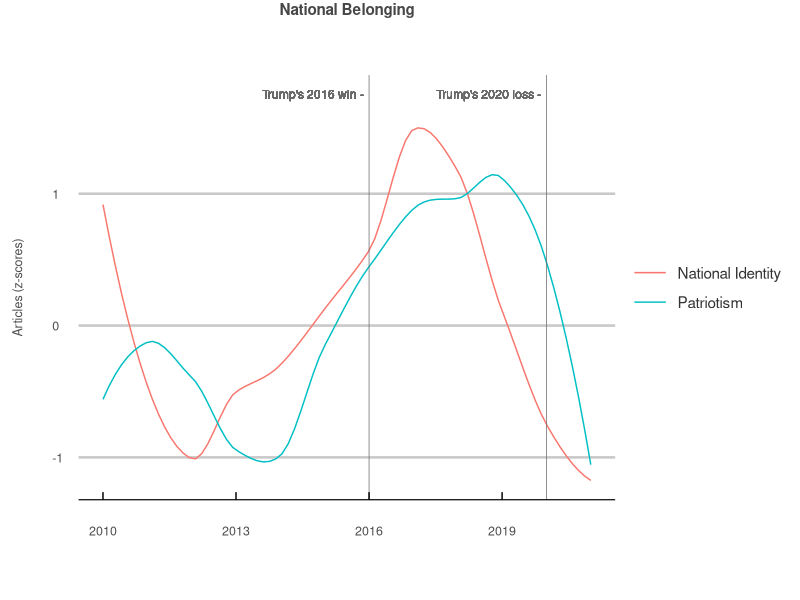
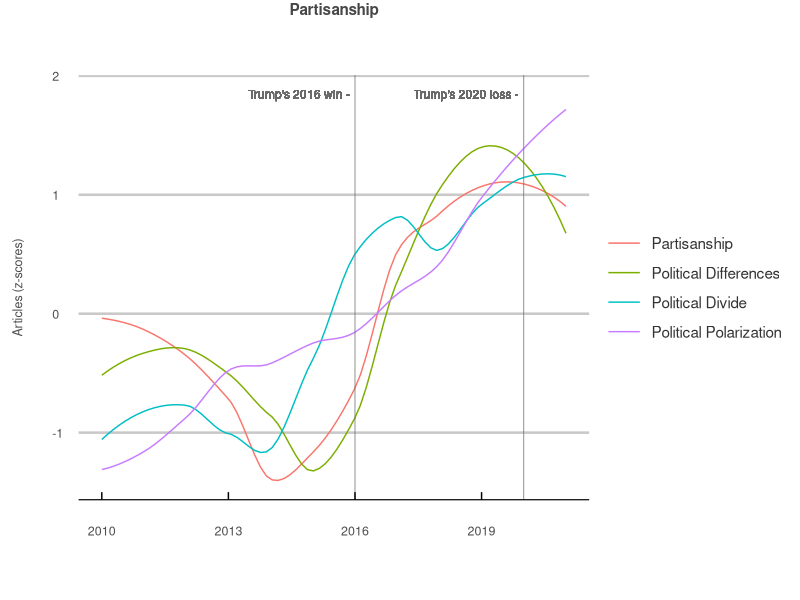
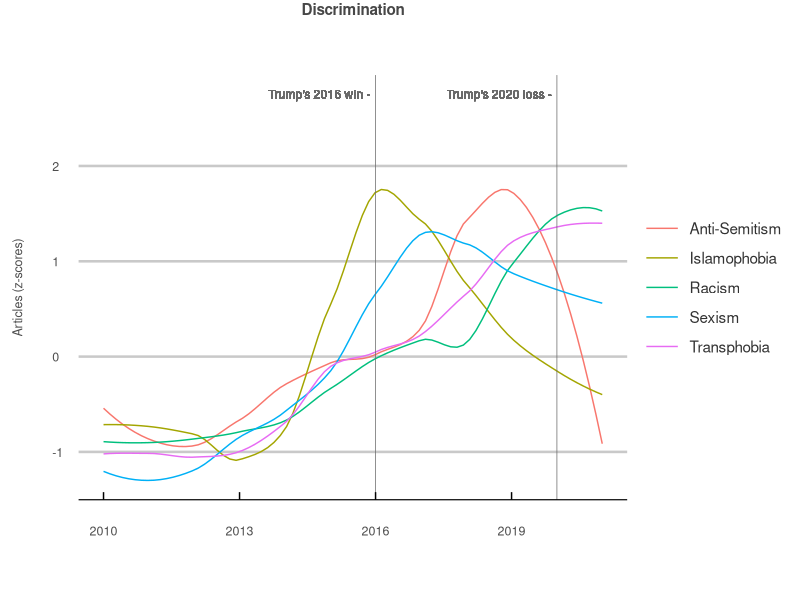

Write the R code that produced these figures, in order.
## ---- chunk 1
knitr::opts_chunk$set(echo = TRUE)
library(dplyr)
library(tidyverse)
library(ggplot2)
library(stringr)
library(ggthemes)
library(knitr)
library(here)

# gets the z score for each term. 
get_z_score <- function(data) {
  mean <- mean(data)
  sigma <- sd(data)
  z_scores <- list()
  for(i in 1:length(data)) {
    z_scores[i] <- (data[i] - mean) / sigma
  }
  return(unlist(z_scores))
}

# gets the z score for a list of terms. 
get_z_scores <- function(data) {
  groups <- data %>%
    group_split(term)
  z_scores <- list()
  for(i in 1:length(groups)) {
    z_scores[[i]] <- list(get_z_score(groups[[i]]$hits))
  }
  return(unlist(z_scores))
}

national_belonging <- c("patriotism",
                        "national identity")
partisanship <- c("partisanship",
                  "political polarization",
                  "political divide",
                  "political differences")
discrimination <- c("anti-semitism",
                    "sexism", 
                    "racism", 
                    "islamophobia",
                    "transphobia")

# read in data. 
data <- read_csv(here("data.csv"))

# sort data alphabetically by term. 
index <- order(data$term)
sorted_df <- data[index,]

# change term to upper case. 
sorted_df$term <- str_to_title(sorted_df$term)

# adds a z-score variable. 
sorted_df$z_score <- get_z_scores(sorted_df)

# my personal plot theme for data visualizations. 
my_theme <- theme_economist_white(gray_bg = FALSE) +
  theme(plot.title = element_text(hjust = 0.5,
                                  vjust = 15,
                                  size = 11,
                                  color = "#474747"),
  plot.margin = unit(c(1.5, 1, 1.5, 1), "cm"),
  axis.text = element_text(size = 9,
                           color = "gray30"),
  axis.text.x=element_text(vjust = -2.5),
  axis.title.x = element_text(size = 9,
                              color = "gray30",
                              vjust = -10),
  axis.title.y = element_text(size = 9,
                              color = "gray30",
                              vjust = 10),
  legend.direction = "vertical", 
  legend.position = "right",
  legend.title = element_blank(),
  legend.text = element_text(size = 11,
                             color = "gray20"),
  legend.margin=margin(1, -15, 1, 0),
  legend.spacing.x = unit(0.25, "cm"),
  legend.key.size = unit(1, "cm"), 
  legend.key.height = unit(0.75, "cm"),
  strip.text = element_text(hjust = 0.5,
                            vjust = 1,
                            size = 10,
                            color = "#474747"),
  panel.spacing = unit(2, "lines"))

# creates a plot with smoothed loess regression lines. 
make_plot <- function(category, title) {
  plot <- sorted_df %>%
    filter(term %in% str_to_title(category)) %>%
    ggplot(aes(x=year, 
               y=z_score, 
               col=term)) +
    geom_smooth(se=F, 
                span = 0.5, 
                size = 0.5) +
    geom_vline(xintercept = 2016,
               size=0.25,
               col="#696969") +
    geom_text(aes(x=2016, 
                  label="Trump's 2016 win -", 
                  y=max(z_score)+0.1,
                  hjust=1.05),
              size=3,
              col="#696969") +
    geom_vline(xintercept = 2020,
               size=0.25,
               col="#696969") +
    geom_text(aes(x=2020, 
                  label="Trump's 2020 loss -",
                  y=max(z_score)+0.1,
                  hjust=1.05),
              size=3,
              col="#696969") +
    ggtitle(title) +
    ylab("Articles (z-scores)") +
    xlab("") + 
    my_theme
  return(plot)
}

## ---- chunk 2

# national_belonging  
make_plot(national_belonging, "National Belonging")

## ---- chunk 3

# partisanship   
make_plot(partisanship, "Partisanship")

## ---- chunk 4

# discrimination 
make_plot(discrimination, "Discrimination")

## ---- chunk 5

# creates a summary table of the total hits for each term. 
summary_table <- data %>%
  mutate(term=str_to_title(term),
         hits=round((hits/10^3), 2)) %>%
  group_by(term) %>%
  summarise(total=sum(hits)) %>%
  spread(term, total)
kable(summary_table)

## ---- chunk 6

# gets the z-score for each term. 
get_z_score <- function(data) {
  mean <- mean(data)
  sigma <- sd(data)
  z_scores <- list()
  for(i in 1:length(data)) {
    z_scores[i] <- (data[i] - mean) / sigma
  }
  return(unlist(z_scores))
}

# gets the z-score for a list of terms. 
get_z_scores <- function(data) {
  groups <- data %>%
    group_split(term)
  z_scores <- list()
  for(i in 1:length(groups)) {
    z_scores[[i]] <- list(get_z_score(groups[[i]]$hits))
  }
  return(unlist(z_scores))
}

## ---- chunk 7

# creates a plot with smoothed loess regression lines. 
make_plot <- function(category, title) {
  plot <- sorted_df %>%
    filter(term %in% str_to_title(category)) %>%
    ggplot(aes(x=year, 
               y=z_score, 
               col=term)) +
    geom_smooth(se=F, 
                span = 0.5, 
                size = 0.5) +
    geom_vline(xintercept = 2016,
               size=0.25,
               col="#696969") +
    geom_text(aes(x=2016, 
                  label="Trump's 2016 win -", 
                  y=max(z_score)+0.1,
                  hjust=1.05),
              size=3,
              col="#696969") +
    geom_vline(xintercept = 2020,
               size=0.25,
               col="#696969") +
    geom_text(aes(x=2020, 
                  label="Trump's 2020 loss -",
                  y=max(z_score)+0.1,
                  hjust=1.05),
              size=3,
              col="#696969") +
    ggtitle(title) +
    ylab("Articles (z-scores)") +
    xlab("") + 
    my_theme
  return(plot)
}
